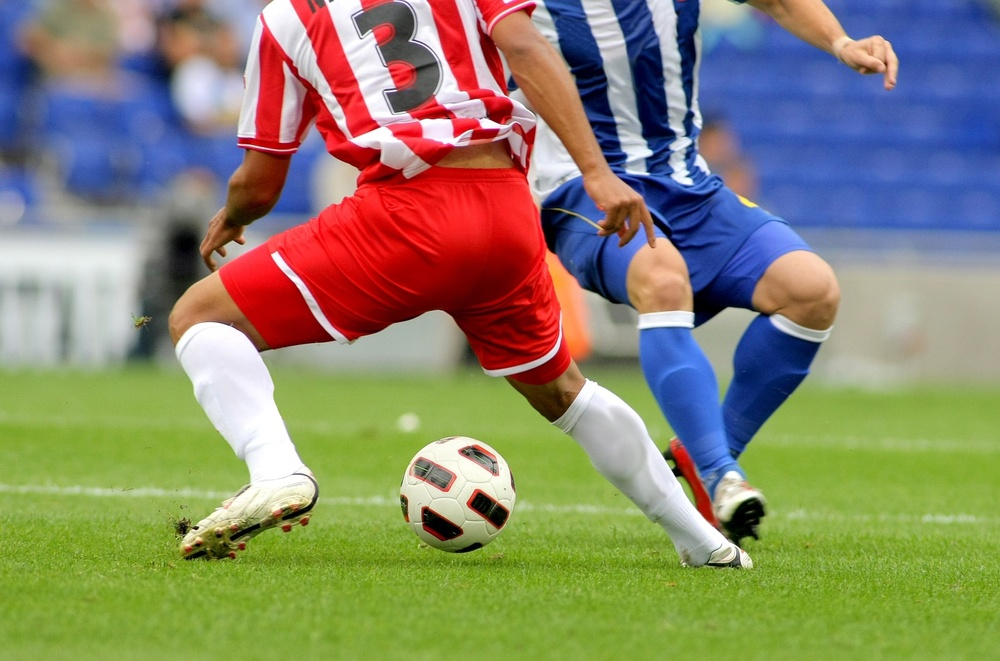
#> input picture 4장/soccer.jpg, 1000 x 661 px, shrunk from 1434 x 948 before the run
$ python '4-2캐니에지.py'
#> lines starting #> are read from the running program, lines starting #| are printed output that depends on the picture; after the words box and inside, x2 and y2 are one past the last pixel; in counts of white or black regions, pixels touching at a corner belong together
# 거짓긍정을 줄이기 위해
# 없는 에지를 그려주는 것
import cv2 as cv

img = cv.imread('soccer.jpg')
#> img is the input picture: shape (661, 1000, 3); mean B, G, R 107.3, 133.3, 136.8

gray = cv.cvtColor(img, cv.COLOR_BGR2GRAY)
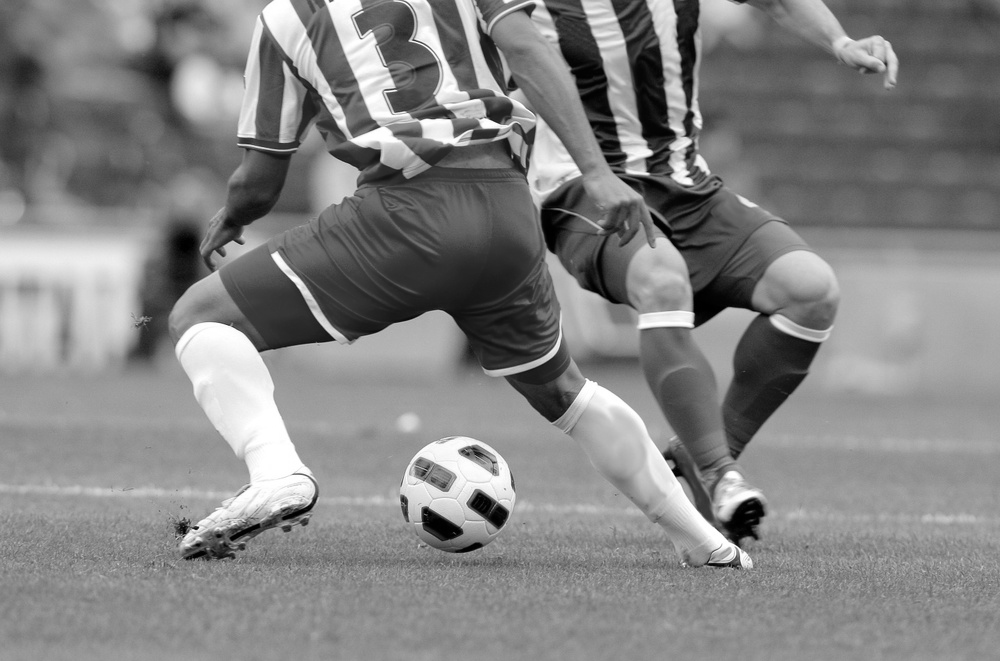
#> gray: shape (661, 1000); min 0, max 255, mean 131.4

canny1 = cv.Canny(gray, 30, 60) #thigh = tlow 의 2 ~ 3배 권고
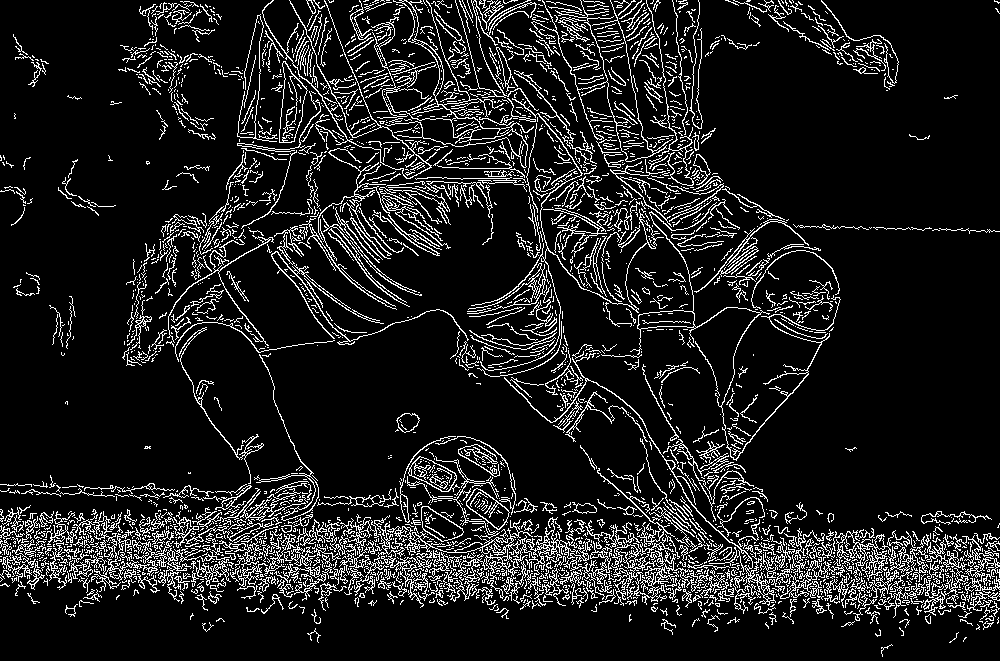
#> canny1: shape (661, 1000); 11.6% white in thin lines or dots
canny2 = cv.Canny(gray, 100, 200)
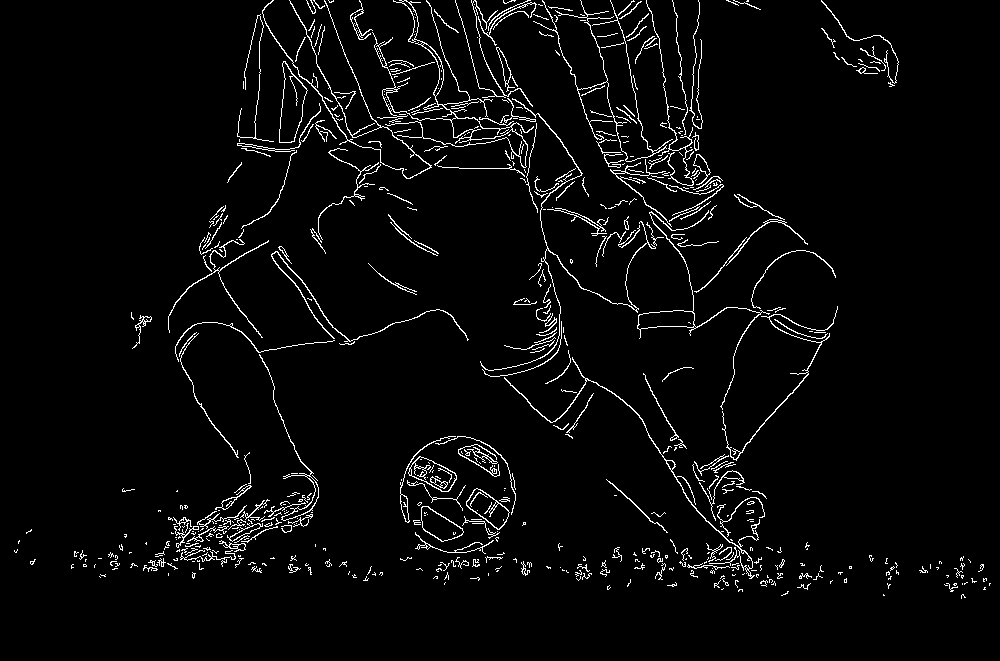
#> canny2: shape (661, 1000); 3.6% white in thin lines or dots, all inside (x1, y1, x2, y2) = (14, 0, 991, 599)

cv.imshow('Original', gray)
cv.imshow('Canny1', canny1)
cv.imshow('Canny2', canny2)

cv.waitKey()
cv.destroyAllWindows()

$ run again, with 4장/apple.jpg copied over 4장/soccer.jpg
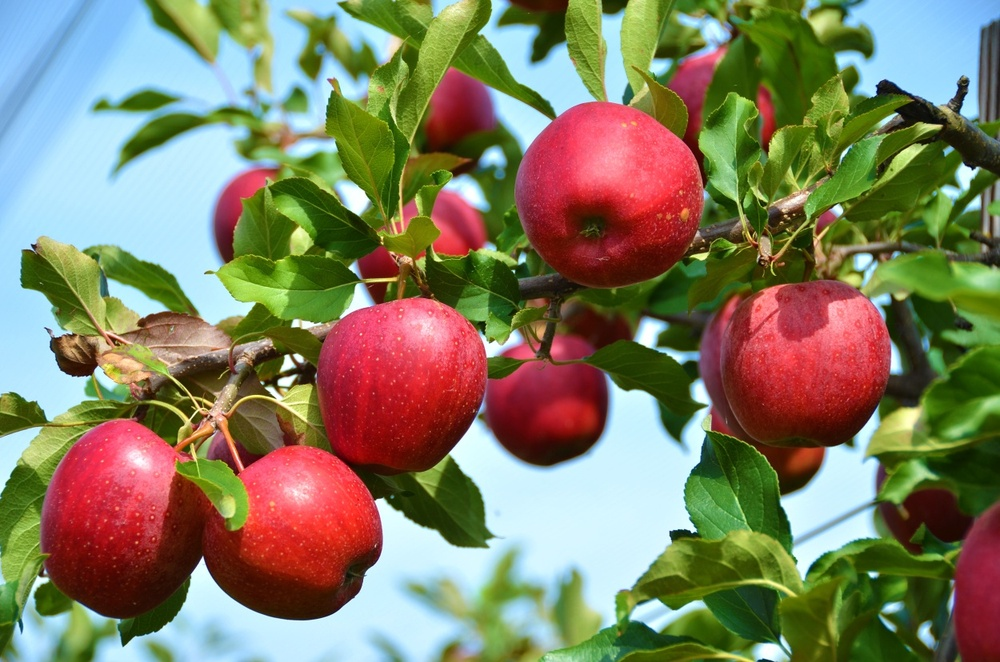
#> input picture 4장/apple.jpg, 1000 x 662 px, shrunk from 1250 x 828 before the run
#> img is the input picture: shape (662, 1000, 3); mean B, G, R 98.6, 125.8, 129.6
#> `canny1 = cv.Canny(gray, 30, 60)`:
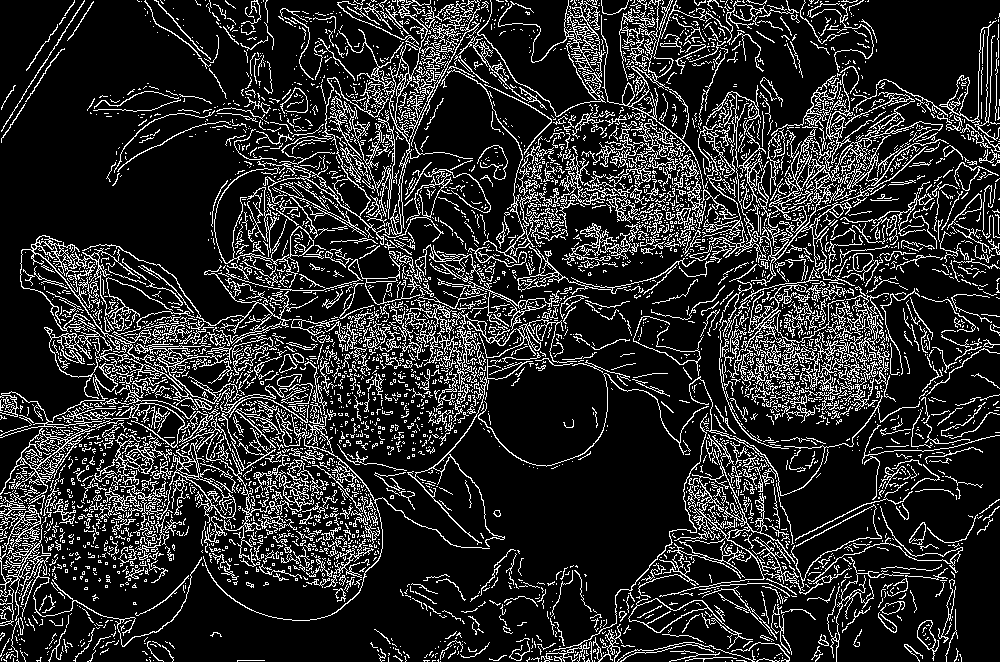
#> canny1: shape (662, 1000); 16.6% white in thin lines or dots
#> `canny2 = cv.Canny(gray, 100, 200)`:
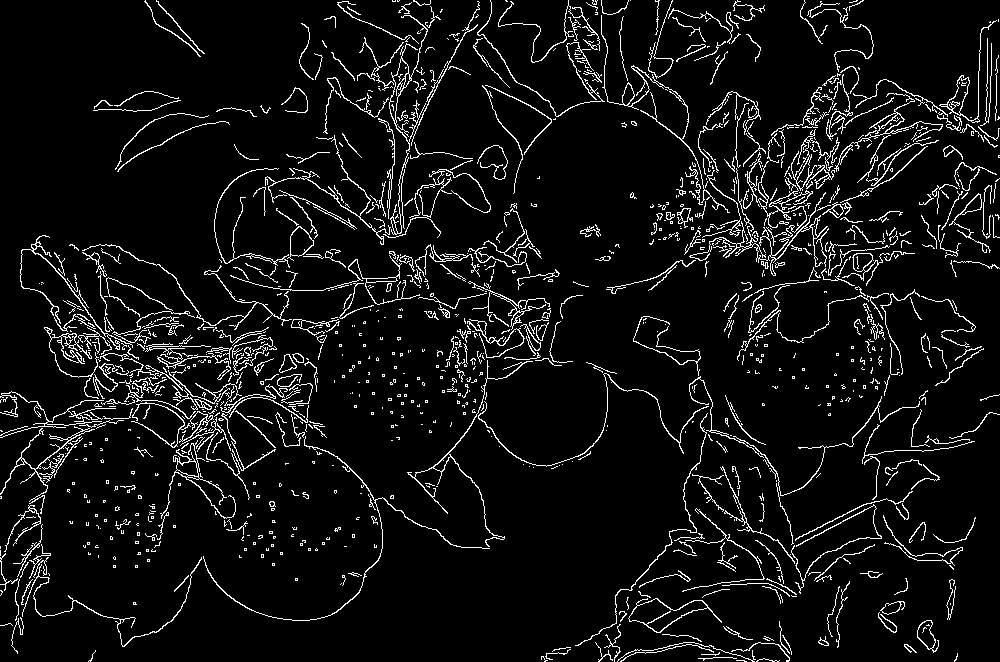
#> canny2: shape (662, 1000); 6.7% white in thin lines or dots

$ run again, with 4장/girl_laughing.jpg copied over 4장/soccer.jpg
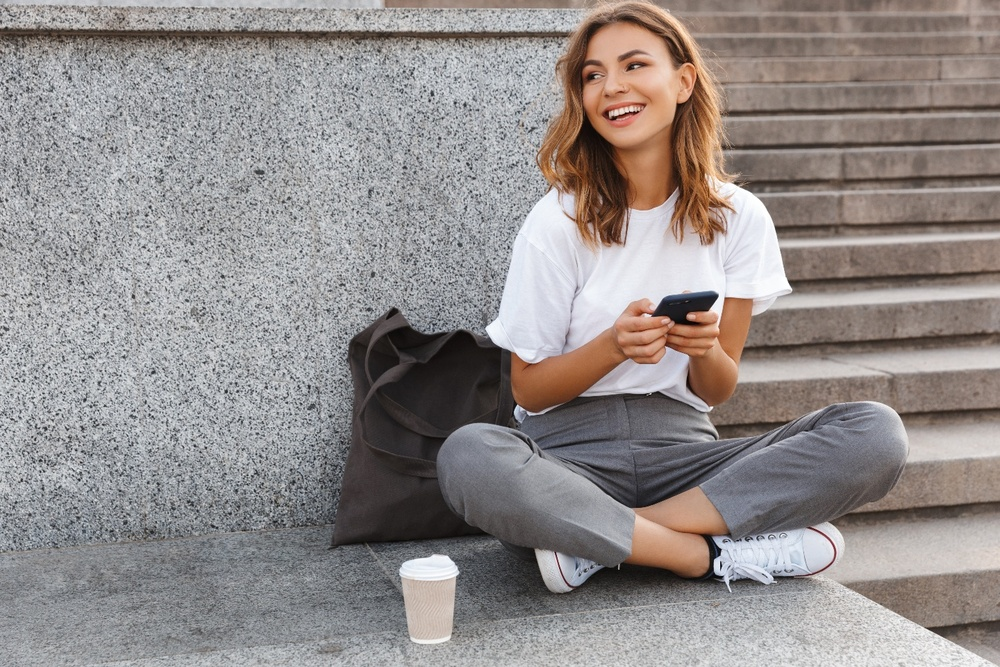
#> input picture 4장/girl_laughing.jpg, 1000 x 667 px, shrunk from 1440 x 960 before the run
#> img is the input picture: shape (667, 1000, 3); mean B, G, R 139.3, 140.6, 146.9
#> `canny1 = cv.Canny(gray, 30, 60)`:
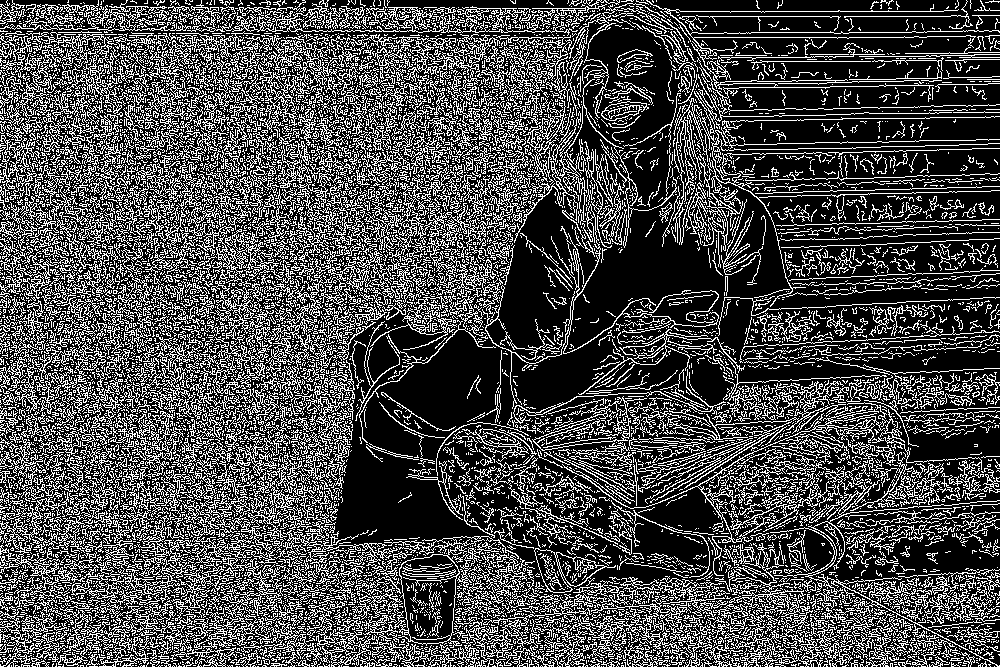
#> canny1: shape (667, 1000); 29.2% white in thin lines or dots
#> `canny2 = cv.Canny(gray, 100, 200)`:
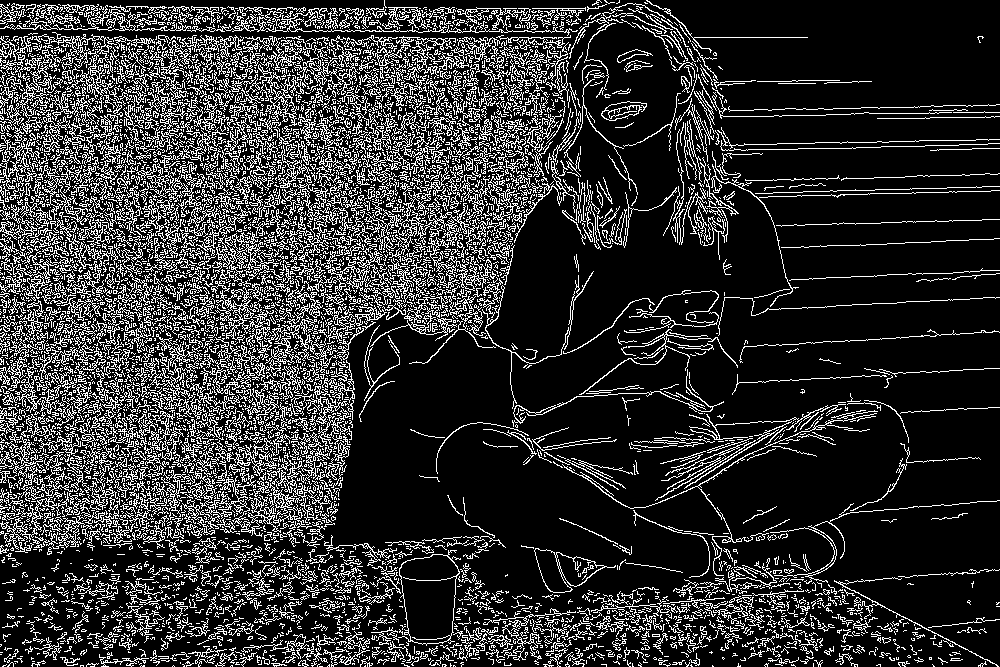
#> canny2: shape (667, 1000); 19.3% white in thin lines or dots
